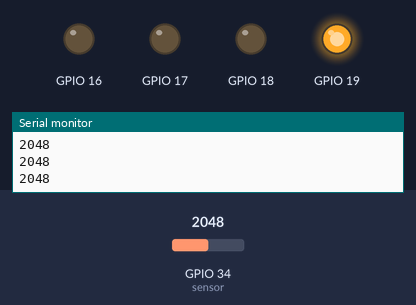
Bench run of a sketch on a simulated ESP32. Shown: output pins drawn as LEDs (lit = HIGH), the last lines printed to the serial monitor. The test bench sets the inputs (shaded band); at power-on: GPIO 34 (sensor) = 2048.

Above: at 1.2 s.
1.3 s: GPIO 34 (sensor) set to 2158
2.8 s: GPIO 34 (sensor) set to 2246
At 4.0 s:
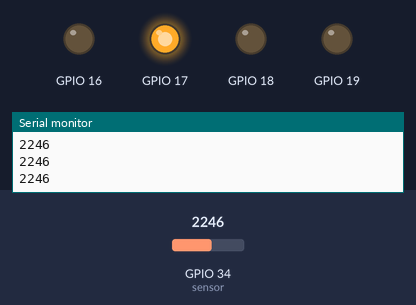
4.3 s: GPIO 34 (sensor) set to 2160
At 5.5 s:
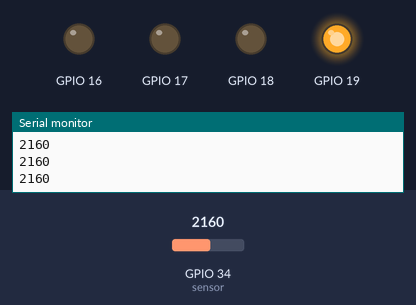
5.8 s: GPIO 34 (sensor) set to 2240
At 7.1 s:
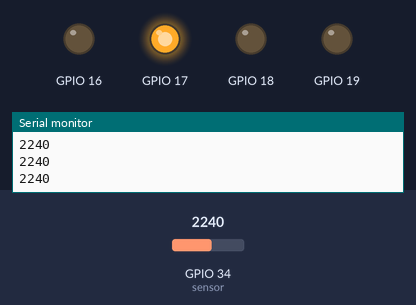
Timing chart, 0 to 8.3 s (numbered marks = the images above; inputs shaded):
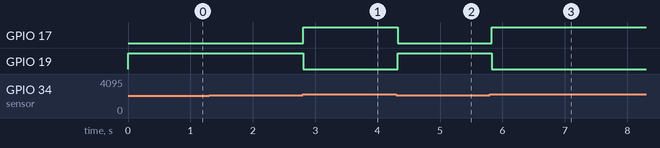

The sketch:

SimpleMove.ino
```cpp
int sensor = A6;

void setup() {
  ledcSetup(0, 5000, 8);
  ledcSetup(1, 5000, 8);
  ledcAttachPin(16, 0);
  ledcAttachPin(17, 1);

  ledcSetup(2, 5000, 8);
  ledcSetup(3, 5000, 8);
  ledcAttachPin(18, 2);
  ledcAttachPin(19, 3);

  pinMode(sensor, INPUT_PULLUP);

  Serial.begin(115200);
}

void motor(int ch1, int ch2, int power) // power: -255 - 255
{
  if (power > 0) {
    ledcWrite(ch1, 0);
    ledcWrite(ch2, abs(power));
  }
  else
  {
    ledcWrite(ch1, abs(power));
    ledcWrite(ch2, 0);
  }
}

void loop() {
  int sensorValue = analogRead(sensor);

  Serial.println(sensorValue);

  if (sensorValue > 2200) {
    motor(0, 1, 255);
    motor(2, 3, 0);
  }
  else
  {
    motor(0, 1, 0);
    motor(2, 3, 255);
  }
  delay(30);
}
```

Measured:
- the behaviour switches between 2200 and 2201 on GPIO 34 (sensor) (found by bisection; images 0 and 1)
- after the input at 2.8 s, GPIO 17: LOW → HIGH at once; GPIO 19: HIGH → LOW at once
- after the input at 4.3 s, GPIO 17: HIGH → LOW at once; GPIO 19: LOW → HIGH at once
- after the input at 5.8 s, GPIO 17: LOW → HIGH at once; GPIO 19: HIGH → LOW at once
